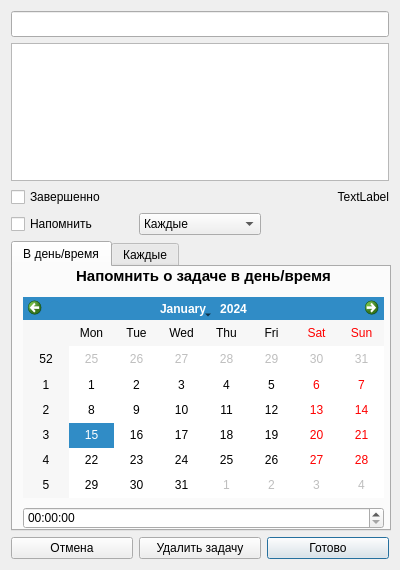
<?xml version="1.0" encoding="UTF-8"?>
<ui version="4.0">
 <class>Dialog</class>
 <widget class="QDialog" name="Dialog">
  <property name="geometry">
   <rect>
    <x>0</x>
    <y>0</y>
    <width>400</width>
    <height>570</height>
   </rect>
  </property>
  <property name="minimumSize">
   <size>
    <width>400</width>
    <height>570</height>
   </size>
  </property>
  <property name="maximumSize">
   <size>
    <width>400</width>
    <height>570</height>
   </size>
  </property>
  <property name="windowTitle">
   <string>Dialog</string>
  </property>
  <property name="styleSheet">
   <string notr="true"/>
  </property>
  <layout class="QGridLayout" name="gridLayout">
   <item row="5" column="2">
    <widget class="QPushButton" name="btn_ok">
     <property name="text">
      <string>Готово</string>
     </property>
    </widget>
   </item>
   <item row="3" column="0">
    <widget class="QCheckBox" name="checkBox_do_prompts">
     <property name="text">
      <string>Напомнить</string>
     </property>
    </widget>
   </item>
   <item row="3" column="1">
    <widget class="QComboBox" name="comboBox_choice">
     <item>
      <property name="text">
       <string>Каждые</string>
      </property>
     </item>
     <item>
      <property name="text">
       <string>В день/время</string>
      </property>
     </item>
     <item>
      <property name="text">
       <string>Оба варианта</string>
      </property>
     </item>
    </widget>
   </item>
   <item row="5" column="1">
    <widget class="QPushButton" name="btn_del">
     <property name="text">
      <string>Удалить задачу</string>
     </property>
    </widget>
   </item>
   <item row="4" column="0" colspan="3">
    <widget class="QTabWidget" name="tabWidget">
     <property name="minimumSize">
      <size>
       <width>380</width>
       <height>290</height>
      </size>
     </property>
     <property name="maximumSize">
      <size>
       <width>380</width>
       <height>290</height>
      </size>
     </property>
     <property name="currentIndex">
      <number>0</number>
     </property>
     <widget class="QWidget" name="tab">
      <attribute name="title">
       <string>В день/время</string>
      </attribute>
      <widget class="QCalendarWidget" name="calendarWidget">
       <property name="geometry">
        <rect>
         <x>10</x>
         <y>30</y>
         <width>361</width>
         <height>201</height>
        </rect>
       </property>
      </widget>
      <widget class="QLabel" name="label_3">
       <property name="geometry">
        <rect>
         <x>10</x>
         <y>0</y>
         <width>361</width>
         <height>20</height>
        </rect>
       </property>
       <property name="font">
        <font>
         <pointsize>11</pointsize>
         <bold>true</bold>
        </font>
       </property>
       <property name="text">
        <string>Напомнить о задаче в день/время</string>
       </property>
       <property name="alignment">
        <set>Qt::AlignHCenter|Qt::AlignTop</set>
       </property>
      </widget>
      <widget class="QTimeEdit" name="timeEdit">
       <property name="geometry">
        <rect>
         <x>10</x>
         <y>240</y>
         <width>361</width>
         <height>22</height>
        </rect>
       </property>
      </widget>
     </widget>
     <widget class="QWidget" name="tab_2">
      <attribute name="title">
       <string>Каждые</string>
      </attribute>
      <widget class="QLabel" name="label_4">
       <property name="geometry">
        <rect>
         <x>10</x>
         <y>0</y>
         <width>361</width>
         <height>21</height>
        </rect>
       </property>
       <property name="font">
        <font>
         <pointsize>11</pointsize>
         <bold>true</bold>
        </font>
       </property>
       <property name="text">
        <string>Напоминать о задаче каждые</string>
       </property>
       <property name="alignment">
        <set>Qt::AlignHCenter|Qt::AlignTop</set>
       </property>
      </widget>
      <widget class="QComboBox" name="comboBox">
       <property name="geometry">
        <rect>
         <x>180</x>
         <y>30</y>
         <width>191</width>
         <height>22</height>
        </rect>
       </property>
       <item>
        <property name="text">
         <string>Минут</string>
        </property>
       </item>
       <item>
        <property name="text">
         <string>Часов</string>
        </property>
       </item>
       <item>
        <property name="text">
         <string>Дней</string>
        </property>
       </item>
       <item>
        <property name="text">
         <string>Недель</string>
        </property>
       </item>
       <item>
        <property name="text">
         <string>Месяцев</string>
        </property>
       </item>
       <item>
        <property name="text">
         <string>Лет</string>
        </property>
       </item>
       <item>
        <property name="text">
         <string>Десятилетий</string>
        </property>
       </item>
       <item>
        <property name="text">
         <string>Столетий</string>
        </property>
       </item>
       <item>
        <property name="text">
         <string>Тысячелетий</string>
        </property>
       </item>
      </widget>
      <widget class="QSpinBox" name="spinBox">
       <property name="geometry">
        <rect>
         <x>10</x>
         <y>30</y>
         <width>161</width>
         <height>22</height>
        </rect>
       </property>
       <property name="minimum">
        <number>1</number>
       </property>
      </widget>
      <widget class="QLabel" name="label_6">
       <property name="geometry">
        <rect>
         <x>10</x>
         <y>60</y>
         <width>16</width>
         <height>21</height>
        </rect>
       </property>
       <property name="font">
        <font>
         <pointsize>8</pointsize>
        </font>
       </property>
       <property name="text">
        <string>C</string>
       </property>
       <property name="alignment">
        <set>Qt::AlignLeading|Qt::AlignLeft|Qt::AlignVCenter</set>
       </property>
      </widget>
      <widget class="QTimeEdit" name="timeEdit_2">
       <property name="geometry">
        <rect>
         <x>20</x>
         <y>60</y>
         <width>151</width>
         <height>21</height>
        </rect>
       </property>
      </widget>
      <widget class="QLabel" name="label_7">
       <property name="geometry">
        <rect>
         <x>180</x>
         <y>60</y>
         <width>47</width>
         <height>16</height>
        </rect>
       </property>
       <property name="font">
        <font>
         <pointsize>8</pointsize>
        </font>
       </property>
       <property name="text">
        <string>Дня</string>
       </property>
      </widget>
      <widget class="QGroupBox" name="groupBox">
       <property name="enabled">
        <bool>false</bool>
       </property>
       <property name="geometry">
        <rect>
         <x>10</x>
         <y>90</y>
         <width>120</width>
         <height>171</height>
        </rect>
       </property>
       <property name="title">
        <string>Дни недели</string>
       </property>
       <widget class="QCheckBox" name="checkBox">
        <property name="geometry">
         <rect>
          <x>10</x>
          <y>30</y>
          <width>91</width>
          <height>17</height>
         </rect>
        </property>
        <property name="text">
         <string>Понедельник</string>
        </property>
       </widget>
       <widget class="QCheckBox" name="checkBox_2">
        <property name="geometry">
         <rect>
          <x>10</x>
          <y>50</y>
          <width>70</width>
          <height>17</height>
         </rect>
        </property>
        <property name="text">
         <string>Вторник</string>
        </property>
       </widget>
       <widget class="QCheckBox" name="checkBox_3">
        <property name="geometry">
         <rect>
          <x>10</x>
          <y>70</y>
          <width>70</width>
          <height>17</height>
         </rect>
        </property>
        <property name="text">
         <string>Среда</string>
        </property>
       </widget>
       <widget class="QCheckBox" name="checkBox_4">
        <property name="geometry">
         <rect>
          <x>10</x>
          <y>90</y>
          <width>70</width>
          <height>17</height>
         </rect>
        </property>
        <property name="text">
         <string>Четверг</string>
        </property>
       </widget>
       <widget class="QCheckBox" name="checkBox_5">
        <property name="geometry">
         <rect>
          <x>10</x>
          <y>110</y>
          <width>70</width>
          <height>17</height>
         </rect>
        </property>
        <property name="text">
         <string>Пятница</string>
        </property>
       </widget>
       <widget class="QCheckBox" name="checkBox_6">
        <property name="geometry">
         <rect>
          <x>10</x>
          <y>130</y>
          <width>70</width>
          <height>17</height>
         </rect>
        </property>
        <property name="text">
         <string>Суббота</string>
        </property>
       </widget>
       <widget class="QCheckBox" name="checkBox_7">
        <property name="geometry">
         <rect>
          <x>10</x>
          <y>150</y>
          <width>91</width>
          <height>17</height>
         </rect>
        </property>
        <property name="text">
         <string>Воскресенье</string>
        </property>
       </widget>
      </widget>
     </widget>
    </widget>
   </item>
   <item row="1" column="0" colspan="3">
    <widget class="QTextEdit" name="textEdit_text"/>
   </item>
   <item row="5" column="0">
    <widget class="QPushButton" name="btn_cancel">
     <property name="text">
      <string>Отмена</string>
     </property>
    </widget>
   </item>
   <item row="0" column="0" colspan="3">
    <widget class="QLineEdit" name="lineEdit_header_text">
     <property name="font">
      <font>
       <pointsize>11</pointsize>
       <bold>true</bold>
      </font>
     </property>
     <property name="text">
      <string/>
     </property>
    </widget>
   </item>
   <item row="2" column="0">
    <widget class="QCheckBox" name="checkBox_completed">
     <property name="text">
      <string>Завершенно</string>
     </property>
    </widget>
   </item>
   <item row="2" column="1" colspan="2">
    <widget class="QLabel" name="label_date">
     <property name="text">
      <string>TextLabel</string>
     </property>
     <property name="alignment">
      <set>Qt::AlignRight|Qt::AlignTrailing|Qt::AlignVCenter</set>
     </property>
    </widget>
   </item>
  </layout>
 </widget>
 <resources/>
 <connections/>
</ui>
